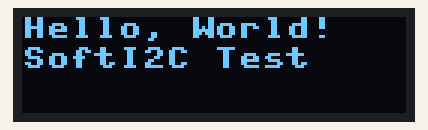
Bench run of a program on a simulated ESP32 board running MicroPython. Parts: 128×32 one-colour display. Library files of the repository ran but are not shown: ssd1306.py. At 0.2 s the program stops and its outputs stay as they are.

Above: at 0.2 s.

The program:

oled12832_v1.py
```python
# 這個程式示範了如何在 MicroPython 中使用 SSD1306 OLED 顯示器，
# 並使用軟體 I2C 進行通訊。它包含以下步驟：
#
#     匯入必要的模組，包括 SoftI2C 用於軟體 I2C 通訊，Pin 用於設定 GPIO 腳位，ssd1306 用於 OLED 顯示。
#     創建 SoftI2C 物件，並指定 SDA 和 SCL 的腳位以及通訊頻率。
#     使用創建的 SoftI2C 物件來初始化 SSD1306 OLED 顯示物件，並設定解析度為 128x32。
#     清除顯示，以確保沒有殘留的資料。
#     使用 display.text() 方法在指定位置顯示文字。
#     使用 display.show() 來更新 OLED 顯示，使文本可見。
from machine import Pin, SoftI2C, I2C  # 匯入 MicroPython 的 GPIO 和 I2C 功能模組
import ssd1306  # 匯入 SSD1306 顯示驅動模組，用於 OLED 顯示

# 使用預設的 I2C 地址 0x3C
# 創建 SoftI2C 物件，指定 SDA 和 SCL 的腳位以及頻率
# 也可以選擇使用硬體 I2C，如下所示：
# i2c = I2C(sda=Pin(1), scl=Pin(2))
# 這裡選擇軟體 I2C，指定 SDA 為 Pin 21，SCL 為 Pin 22，頻率為 100,000 Hz
i2c = SoftI2C(scl=Pin(22), sda=Pin(21), freq=100000)

# 創建 SSD1306_OLED 顯示物件，解析度為 128x32，並且使用剛創建的 SoftI2C 物件
display = ssd1306.SSD1306_I2C(128, 32, i2c)

# 清除顯示，確保沒有殘留的資料
display.fill(0)
display.show()  # 更新 OLED 顯示

# 在指定位置 (x, y) 顯示文本，並設定文本顏色 (1 表示亮)
display.text('Hello, World!', 0, 0, 1)  # 在 (0, 0) 顯示 'Hello, World!'
display.text('SoftI2C Test', 0, 10, 1)  # 在 (0, 10) 顯示 'SoftI2C Test'

# 更新 OLED 顯示
display.show()
```
